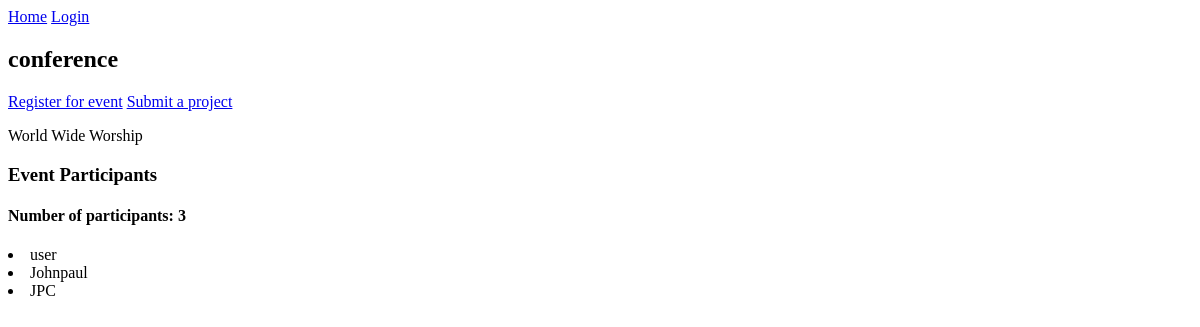
Before: /event/1/ with the older database file.
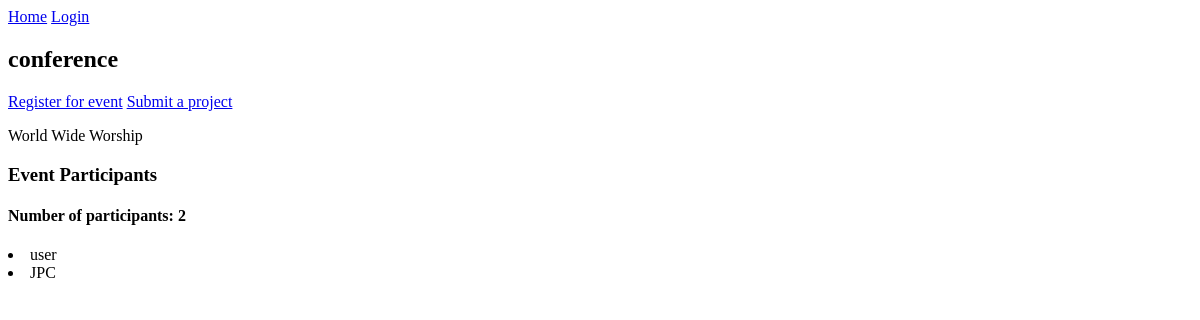
After: the same page with the newer database file.
### core/models.py (models this page shows, shortened)
class Event(models.Model):
    name = models.CharField(max_length=200)
    description = models.TextField( null=True, blank=True)
    participants = models.ManyToManyField(User, blank=True, related_name='events')
    date = models.DateTimeField()
    updated = models.DateTimeField(auto_now=True)
    created = models.DateTimeField(auto_now_add=True)

### users/models.py (models this page shows)
class User(AbstractUser):
    username = models.CharField(max_length=100, null=True, blank=True)
    name = models.CharField(max_length=100)
    email = models.EmailField(unique=True)
    bio = models.TextField(null= True, blank=True)
    hackthon_participant = models.BooleanField(default=True, null=False)
    USERNAME_FIELD = 'email' #makes username exempted
    REQUIRED_FIELDS = ['username']    #a must use when you use USERNAME_FIELD
    def __str__(self):
        return self.name

### core/views.py (the view, shortened to what this page needs)
# urls.py: path('event/<int:pk>/', EventView.as_view(), name='event'),
class EventView(View):
    def get(self, request, pk):
        try:
            event = Event.objects.get(pk=pk)
            user = request.user
        except Event.DoesNotExist:
            messages.warning(request, "event not found")
            return redirect(request.META.get("HTTP_REFERER", '/'))
        context = {
            'event':event,
        }
        return render(request, 'core/event.html', context)

### templates/core/event.html (shortened to what this page needs)
{% extends 'base.html' %}
{% block content %}
<h2>{{event.name}}</h3>
{% if user not in event.participants.all %}
<a href="{% url 'confirm-event' event.id %}">Register for event</a>
{% else %}
<form  method="POST">
    {% csrf_token %}
    <input type="submit" value="Cancel registration">
</form>
{% endif %}
<a href="{% url 'project-submission' event.id %}">Submit a project</a>
<p>{{event.description}}</p>
<div>
    <h3>Event Participants</h3>
        <h4>Number of participants: {{event.participants.all.count}}</h4>
    {% for p in event.participants.all %}
    <li>{{p}}</li>
    {% endfor %}
</div>
{% endblock content %}

Changed rows visible on the page:
no longer on this page (row unchanged): User: name "Johnpaul"
changed Event "conference": participants.all.count "3" → "2"
